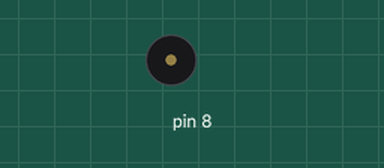
This sketch was run on a simulated Arduino Uno, built with avr-gcc and run on an emulated ATmega328P. Parts: buzzer (waves = sounding).

Above: at 0.5 s.
At 10.05 s:
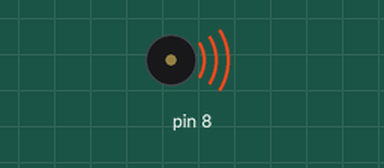
Timing chart, 0 to 10.4 s (numbered marks = the images above):
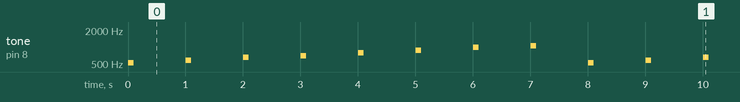

The sketch:

Lab01ArduinoPassiveBuzzer.ino
```cpp
// Arduino_lab1_Steve_Ellermann.ino
// 2023-03-04
// Required Library: pitches.zip

#include "pitches.h"

// notes in the melody:
int melody[] = {
  NOTE_C5, NOTE_D5, NOTE_E5, NOTE_F5, NOTE_G5, NOTE_A5, NOTE_B5, NOTE_C6};
int duration = 100;  // 100 miliseconds

void setup() {

}

void loop() {
  for (int thisNote = 0; thisNote < 8; thisNote++) {
    // pin8 output the voice, every scale is 0.5 second
    tone(8, melody[thisNote], duration);

    // Output the voice after several minutes
    delay(1000);
  }

}
```

Measured:
- by itself, tone on pin 8: repeats every 8.0 s: silent 0.90 s, 587 Hz 0.10 s, silent 0.90 s, 659 Hz 0.10 s, silent 0.90 s, 698 Hz 0.10 s, silent 0.90 s, 784 Hz 0.10 s, silent 0.90 s, 880 Hz 0.10 s, silent 0.90 s, 988 Hz 0.10 s, silent 0.90 s, 1047 Hz 0.10 s, silent 0.90 s, 523 Hz 0.10 s
